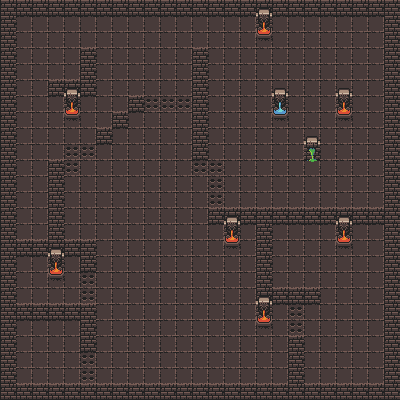

A level layout from a 2D game, rendered from its tile map. Below: a short description, then the map file with tile-grid data replaced by summaries:
An orthogonal 25x25 tile map with 16x16 px tiles, 3 tile layers (Ground, Walls, ObjectTiles) and 19 objects (11x enemySpawn, 8x light).

<map version="1.10" tiledversion="1.10.2" orientation="orthogonal" renderorder="right-down" width="25" height="25" tilewidth="16" tileheight="16" infinite="0" nextlayerid="7" nextobjectid="33">
 <editorsettings>
  <export target="../mainlevel.tmj" format="json" />
 </editorsettings>
 <properties>
  <property name="physicsLayer" type="int" value="-1" />
 </properties>
 <tileset firstgid="1" source="0x72_DungeonTilesetII_v1.7.tsx" />
 <layer id="1" name="Ground" width="25" height="25">
  <data>[625 cells, 529 non-empty, 1 distinct tile ids]</data>
 </layer>
 <layer id="3" name="Walls" width="25" height="25">
  <properties>
   <property name="physicsLayer" type="int" value="1" />
  </properties>
  <data>[625 cells, 160 non-empty, 1 distinct tile ids]</data>
 </layer>
 <layer id="4" name="ObjectTiles" width="25" height="25">
  <data>[625 cells, 43 non-empty, 8 distinct tile ids]</data>
 </layer>
 <objectgroup id="5" name="Objects">
  <object id="1" name="light" x="72" y="109.5">
   <properties>
    <property name="brightness" type="float" value="0.5" />
    <property name="color" type="color" value="#ff640000" />
    <property name="radius" type="int" value="42" />
   </properties>
   <point />
  </object>
  <object id="13" name="light" x="56.5" y="269">
   <properties>
    <property name="brightness" type="float" value="0.5" />
    <property name="color" type="color" value="#ff640000" />
    <property name="radius" type="int" value="42" />
   </properties>
   <point />
  </object>
  <object id="14" name="light" x="232" y="237.5">
   <properties>
    <property name="brightness" type="float" value="0.5" />
    <property name="color" type="color" value="#ffff0000" />
    <property name="radius" type="int" value="42" />
   </properties>
   <point />
  </object>
  <object id="15" name="light" x="345" y="238.5">
   <properties>
    <property name="brightness" type="float" value="0.5" />
    <property name="color" type="color" value="#ff640000" />
    <property name="radius" type="int" value="42" />
   </properties>
   <point />
  </object>
  <object id="16" name="light" x="344.5" y="110.5">
   <properties>
    <property name="brightness" type="float" value="0.5" />
    <property name="color" type="color" value="#ffff0000" />
    <property name="radius" type="int" value="80" />
   </properties>
   <point />
  </object>
  <object id="17" name="light" x="264" y="316.5">
   <properties>
    <property name="brightness" type="float" value="0.5" />
    <property name="color" type="color" value="#ff640000" />
    <property name="radius" type="int" value="42" />
   </properties>
   <point />
  </object>
  <object id="20" name="light" x="279.667" y="109">
   <properties>
    <property name="brightness" type="float" value="0.5" />
    <property name="color" type="color" value="#ff0000ff" />
    <property name="radius" type="int" value="80" />
   </properties>
   <point />
  </object>
  <object id="21" name="light" x="312.333" y="155.667">
   <properties>
    <property name="brightness" type="float" value="0.5" />
    <property name="color" type="color" value="#ff00ff00" />
    <property name="radius" type="int" value="80" />
   </properties>
   <point />
  </object>
  <object id="22" name="enemySpawn" x="48" y="48">
   <point />
  </object>
  <object id="23" name="enemySpawn" x="154.667" y="62.6667">
   <point />
  </object>
  <object id="24" name="enemySpawn" x="327.333" y="54">
   <point />
  </object>
  <object id="25" name="enemySpawn" x="261.333" y="161.333">
   <point />
  </object>
  <object id="26" name="enemySpawn" x="353.333" y="174">
   <point />
  </object>
  <object id="27" name="enemySpawn" x="302.667" y="259.333">
   <point />
  </object>
  <object id="28" name="enemySpawn" x="352.667" y="349.333">
   <point />
  </object>
  <object id="29" name="enemySpawn" x="190" y="355.333">
   <point />
  </object>
  <object id="30" name="enemySpawn" x="46.6667" y="356">
   <point />
  </object>
  <object id="31" name="enemySpawn" x="102.667" y="205.333">
   <point />
  </object>
  <object id="32" name="enemySpawn" x="145.333" y="288.667">
   <point />
  </object>
 </objectgroup>
</map>
